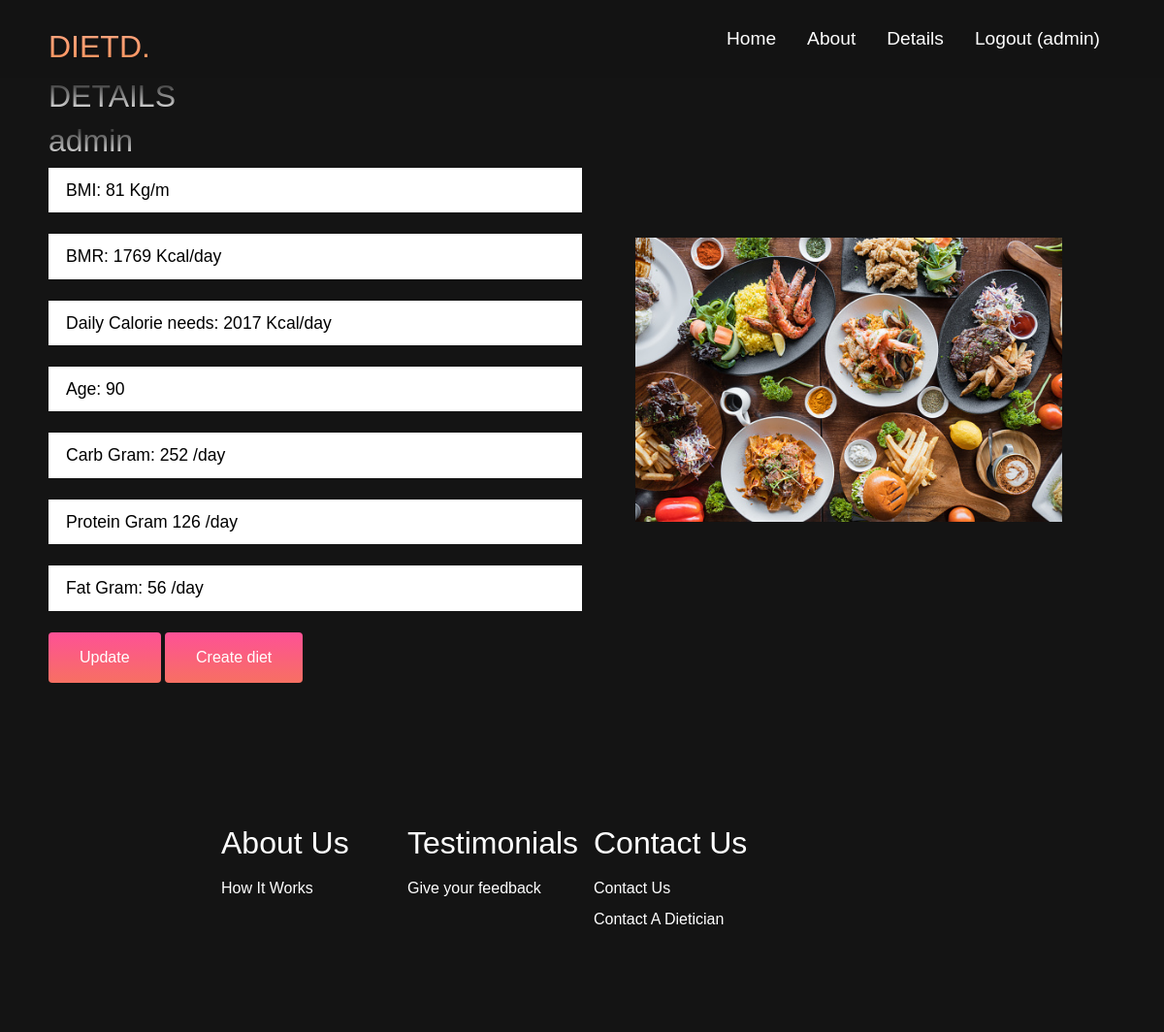
Before: /details/ (signed in) with the older database file.
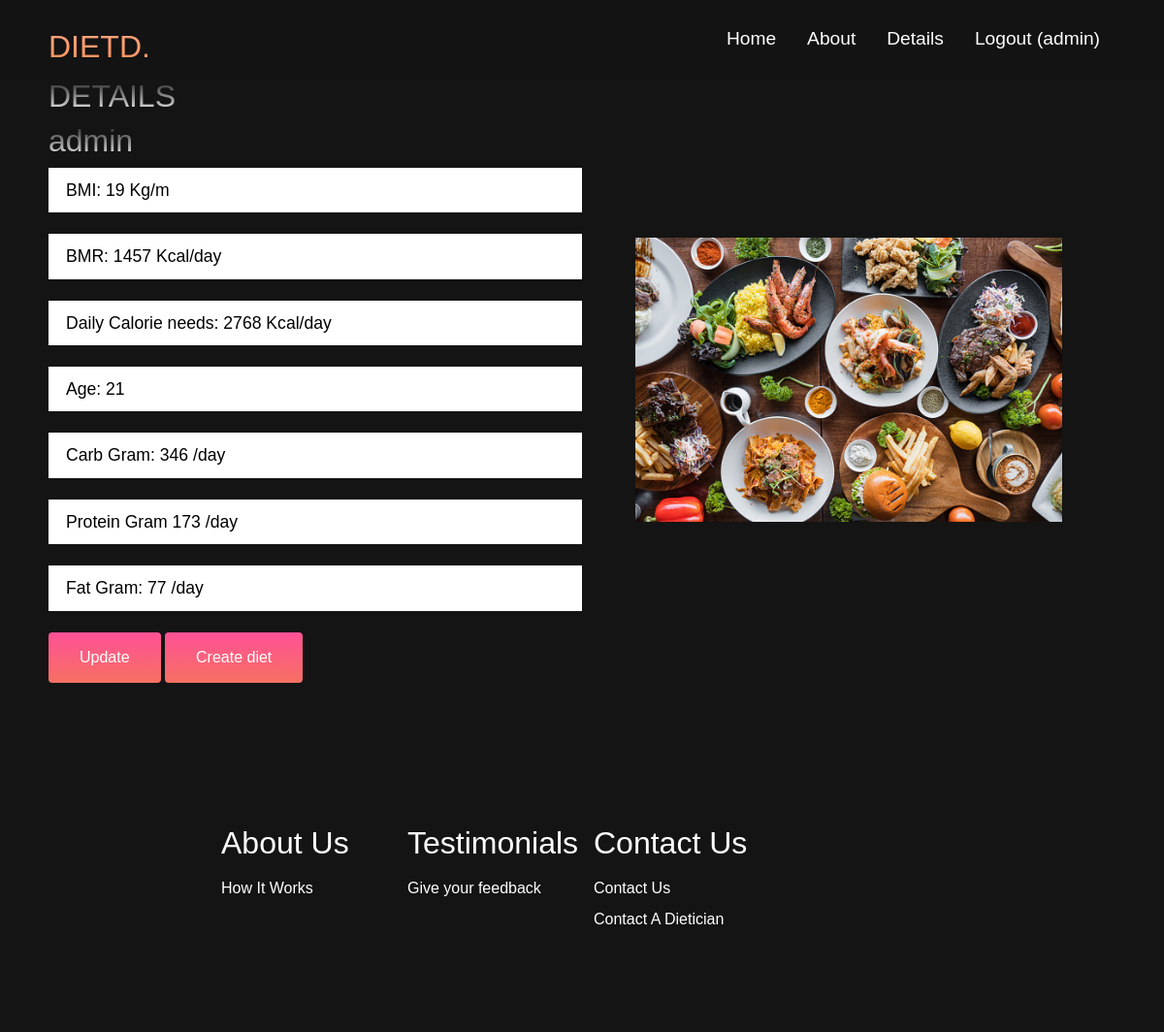
After: the same page with the newer database file.
### diet/models.py (models this page shows, shortened)
class DetailsN(models.Model):
    user = models.ForeignKey(User, on_delete=models.CASCADE, null=True)
    diabetes_type = models.CharField(max_length=100)
    weight = models.FloatField()
    height = models.FloatField()
    gender = models.CharField(max_length=50)
    pregnant = models.CharField(max_length=10,  null=True)
    activity_level = models.CharField(max_length=500)
    age = models.IntegerField()
    bmr = models.CharField(max_length=50, null=True)
    bmi = models.CharField(max_length=100, null=True)
    daily_calories = models.CharField(max_length=100, null=True)

class DCalorie(models.Model):
    user = models.ForeignKey(User, on_delete=models.CASCADE)
    carb_grams = models.CharField(max_length=100)
    protein_grams = models.CharField(max_length=100)
    fat_grams = models.CharField(max_length=100)
    meal_carb_gram = models.CharField(max_length=100, null=True)
    meal_protein_gram = models.CharField(max_length=100, null=True)
    meal_fat_gram = models.CharField(max_length=100, null=True)

### diet/views.py (the view, shortened to what this page needs)
# urls.py: path('details/', views.details, name='details'),
@ login_required
def details(request):
    items = Testimonial.objects.all()
    try:
        details_b = DetailsN.objects.filter(user=request.user).first()
        details_c = DCalorie.objects.filter(user=request.user).first()
    except DetailsN.DoesNotExist and DCalorie.DoesNotExist:
        details_b = None
        details_c = None
    if details_b and details_c is not None:
        return render(request, 'diet/bmr.html', {'details_b': details_b, 'details_c': details_c})

### diet/templates/diet/bmr.html (shortened to what this page needs)
{% load static %}
<!DOCTYPE html>
<html lang="en">
<head>
    <link href="https://cdn.jsdelivr.net/npm/bootstrap@5.2.3/dist/css/bootstrap.min.css" rel="stylesheet">
    <link rel="stylesheet" href="{% static 'css/style.css' %}"/>
</head>
<body>
<nav class="navbar">
    <div class="navbar__container">
        <a href="/" id="navbar__logo">DIETD.</a>
        <ul class="navbar__menu">
            <li class="navbar__item">
                <a href="{% url 'diet:home' %}" class="navbar__links">Home</a>
            </li>
            <li class="navbar__item">
                <a href="{% url 'diet:about' %}" class="navbar__links">About</a>
            </li>
            {% if user.is_authenticated %}
                <li class="navbar__item">
                    <a class="navbar__links" href="{% url 'diet:details' %}">
                    Details
                    </a>
                </li>
                <li class="navbar__item">
                    <a class="navbar__links" href="{% url 'diet:logoutaccount' %}">
                    Logout ({{ user.username }})
                    </a>
                </li>
            {% endif %}
        </ul>
    </div>
</nav>
<div class="main">
    <div class="main__container">
        <div class="main__content">
            <h2>DETAILS </h2>
            <form class="main__form">
                <h2>{{ user.username }}</h2>
                <input readonly  type="text" id="bmi" name="bmi" value="BMI: {{ details_b.bmi }} Kg/m" class="main__field">
                <input readonly type="text" id="bmr" name="bmr" value="BMR: {{ details_b.bmr }} Kcal/day" class="main__field">
                <input readonly type="text" id="daily-calories" name="daily_calories"
                       value="Daily Calorie needs: {{ details_b.daily_calories }} Kcal/day" class="main__field">
                <input readonly type="text" id="age" name="age" value="Age: {{ details_b.age }}" class="main__field">
                <input readonly type="text" id="carb_grams" name="carb_grams"
                       value="Carb Gram: {{ details_c.carb_grams }} /day" class="main__field">
                <input readonly type="text" id="protein_grams" name="protein_grams"
                       value="Protein Gram {{ details_c.protein_grams }} /day" class="main__field">
                <input readonly type="text" id="fat_grams" name="fat_grams"
                       value="Fat Gram: {{ details_c.fat_grams }} /day" class="main__field">
                <button class="main__btn"><a href="{% url 'diet:update' %}">Update</a></button>
                <button class="main__btn"><a href="{% url 'diet:create' %}">Create diet</a></button>
            </form>
        </div>
        <div class="main__img--container">
            <img src="{% static 'images/b.jpg' %}" alt="img" id="main__img">
        </div>
    </div>
</div>
<div class="footer__container">
    <div class="footer__links">
        <div class="footer__link--wrapper">
            <div class="footer__link--items">
                <h2>About Us</h2>
                <a href="{% url 'diet:about' %}">How It Works</a>
            </div>
            <div class="footer__link--items">
                <h2>Testimonials</h2>
                <a href="{% url 'diet:testimony' %}">Give your feedback</a>
            </div>
            <div class="footer__link--items">
                <h2>Contact Us</h2>
                <a href="{% url 'diet:contactus' %}">Contact Us</a>
                <a href="{% url 'diet:contactus2' %}">Contact A Dietician</a>
            </div>
        </div>
    </div>
</div>
</body>
</html>

### diet/static/css/style.css (style rules this page uses)
* { box-sizing: border-box; margin: 0; padding: 0; font-family: 'Kumbh Sans', sans-serif; }
.navbar { background: #131313; height: 80px; display: flex; justify-content: center; align-items: center; font-size: 1.2rem; position: sticky; top: 0; z-index: 999; }
.navbar__container { display: flex; justify-content: space-between; height: 80px; z-index: 1; width: 100%; max-width: 1300px; margin: 0 auto; padding: 0 50px; }
#navbar__logo { background-color: #ff8177; background-image: linear-gradient(to top, #ff8844 0%, #ffb199 100%); background-size: 100%; -webkit-background-clip: text; -moz-background-clip: text; -webkit-text-fill-color: transparent; -moz-text-fill-color: transparent; display: flex; align-items: center; cursor: pointer; text-decoration: none; font-size: 2rem; }
.navbar__menu { display: flex; align-items: center; list-style: none; text-align: center; }
.navbar__item { height: 80px; }
.navbar__links { color: #fff; display: flex; align-items: center; justify-content: center; text-decoration: none; padding: 0 1rem; height: 100%; }
.main { background-color: #141414; }
.main__container { display: grid; grid-template-columns: 1fr 1fr; align-items: center; justify-self: center; margin: 0 auto; background-color: #141414; z-index: 1; width: 100%; max-width: 1300px; padding: 0 50px; padding-bottom: 50px; }
.main__content h2 { font-size: 2rem; background-color: #ff8177; background-image: linear-gradient(to top, #fff 0%, #141414 100%); background-size: 100%; -webkit-background-clip: text; -moz-background-clip: text; -webkit-text-fill-color: transparent; -moz-text-fill-color: transparent; }
.main__field { width: 100%; padding: 0.5rem 1rem; outline: none; border: 2px solid rgba(0, 0, 0, 0); background-color: solid rgba(230, 230, 230, 0.6); font-size: 1.1rem; margin-bottom: 22px; transition: 0.3s; }
.main__btn { font-size: 1rem; background-image: linear-gradient(to top, #f77062 0%, #fe5196 100%); padding: 14px 32px; border: none; border-radius: 4px; color: #fff; cursor: pointer; position: relative; transition: all 0.35s; outline: none; }
.main__btn a { position: relative; z-index: 5; color: #fff; text-decoration: none; }
.main__btn:after { position: absolute; content: ''; top: 0; left: 0; width: 0; height: 100%; background: #4837ff; color: #fff; transition: all 0.35s; border-radius: 4px; }
.main__img--container { text-align: center; }
#main__img { height: 80%; width: 80%; }
.footer__container { background-color: #141414; padding: 5rem 0; display: flex; flex-direction: column; justify-content: center align-items: center; }
.footer__links { width: 100%; max-width: 1000px; display: flex; justify-content: center; }
.footer__link--wrapper { display: flex; }
.footer__link--items { display: flex; flex-direction: column; align-items: flex-start; margin: 16px; text-align: left; width: 160px; box-sizing: border-box; }
.footer__link--items h2 { margin-bottom: 16px; }
.footer__link--items > h2 { color: #fff; }
.footer__link--items a { color: #fff; text-decoration: none; margin-bottom: 0.5rem; }

Changed rows visible on the page:
removed DCalorie: carb_grams "Carb Gram: 252 /day", protein_grams "Protein Gram 126 /day", fat_grams "Fat Gram: 56 /day"
changed DetailsN: bmi "BMI: 81 Kg/m" → "BMI: 19 Kg/m"; bmr "BMR: 1769 Kcal/day" → "BMR: 1457 Kcal/day"; daily_calories "Daily Calorie needs: 2017 Kcal/day" → "Daily Calorie needs: 2768 Kcal/day"; age "Age: 90" → "Age: 21"
now on this page (row edited): DCalorie: carb_grams "Carb Gram: 346 /day", protein_grams "Protein Gram 173 /day", fat_grams "Fat Gram: 77 /day"
